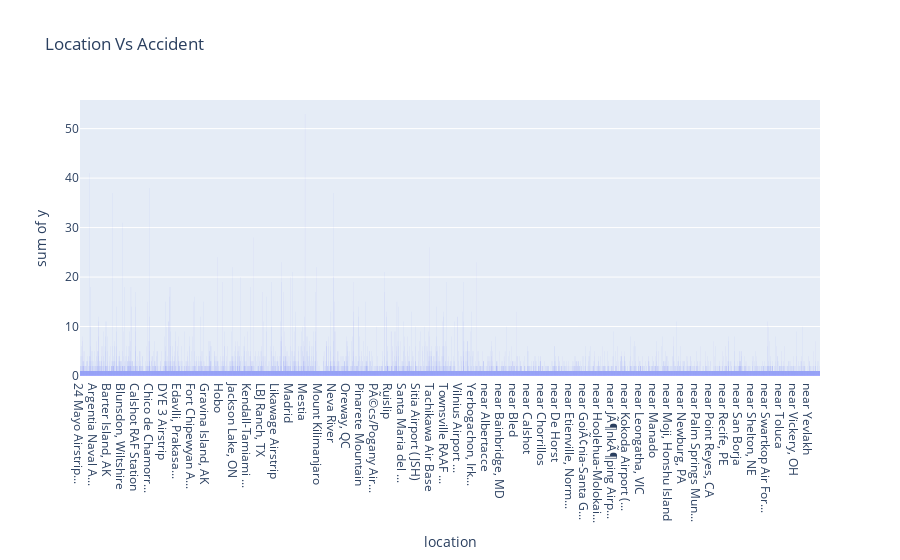

The code cell stored with this chart in its notebook:
### Code cell
location_accidents = accident.groupby('location').size()
fig= px.histogram(location_accidents,x=location_accidents.index,y=location_accidents.values,title='Location Vs Accident')
fig.show()

### Figure 1 — Plotly figure (JSON) as saved in the notebook; plotly's stock layout.template omitted (floating-point values rounded to 4 significant figures; data arrays with more than 128 entries replaced by an {"elided": "..."} marker saying what was removed)
{"data": [{"alignmentgroup": "True", "bingroup": "x", "histfunc": "sum", "hovertemplate": "location=%{x}<br>sum of y=%{y}<extra></extra>", "legendgroup": "", "marker": {"color": "#636efa", "pattern": {"shape": ""}}, "name": "", "offsetgroup": "", "orientation": "v", "showlegend": false, "type": "histogram", "x": {"elided": "12502 str values"}, "xaxis": "x", "y": {"elided": "12502 int values"}, "yaxis": "y"}], "layout": {"barmode": "relative", "legend": {"tracegroupgap": 0}, "title": {"text": "Location Vs Accident"}, "xaxis": {"anchor": "y", "domain": [0, 1], "title": {"text": "location"}}, "yaxis": {"anchor": "x", "domain": [0, 1], "title": {"text": "sum of y"}}}}
